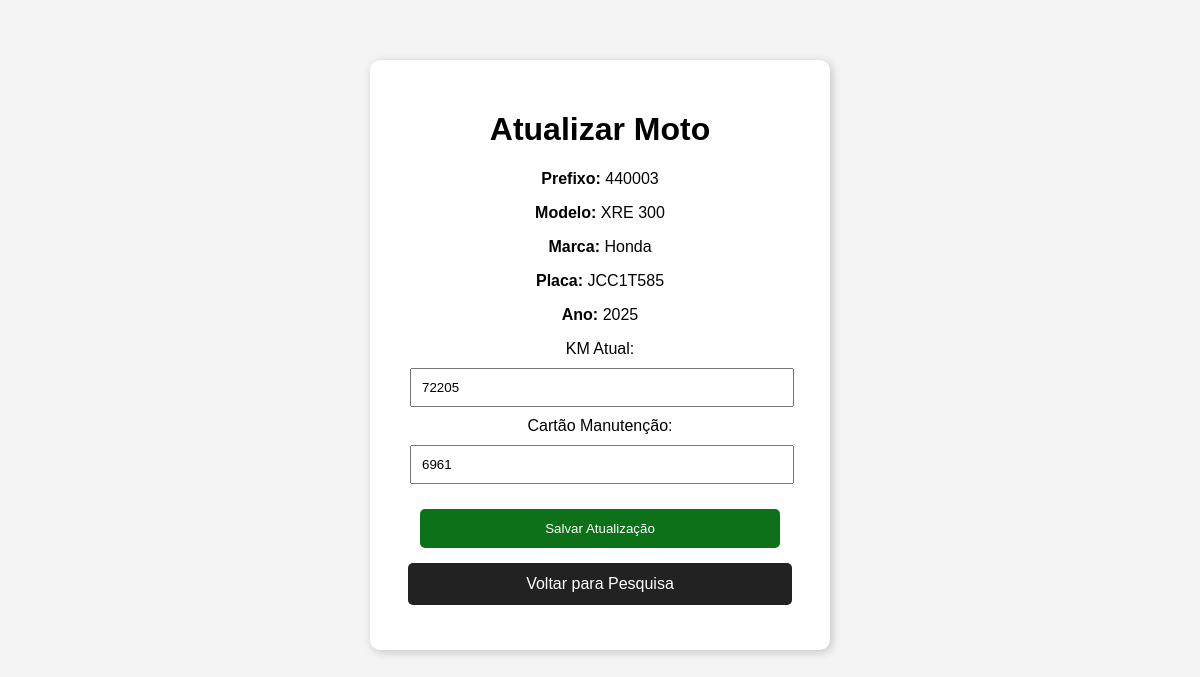
The app's page /projeto_cadastro_viatura_php/php/atualizar_viatura.php?id=3 with its own data.
### tables this page shows
CREATE TABLE IF NOT EXISTS viaturas (
    id_vtr INT AUTO_INCREMENT PRIMARY KEY,
    prefixo_vtr VARCHAR(10) NOT NULL UNIQUE,
    modelo_vtr VARCHAR(50) NOT NULL,
    marca_vtr VARCHAR(50),
    placa_vtr VARCHAR(8) NOT NULL UNIQUE,
    ano_modelo YEAR,
    km_atual INT DEFAULT 0,
    cartao_manutencao VARCHAR(16),

    situacao_cautela VARCHAR(20) DEFAULT 'SEM_CAUTELA',
    situacao_operacional VARCHAR(20) DEFAULT 'DISPONIVEL',

    observacao TEXT
);

### projeto_cadastro_viatura_php/php/atualizar_viatura.php (the view, shortened to what this page needs)
<?php
$conn = new mysqli("localhost", "root", "", "cadastro_viatura_rotam");
$id = $_GET['id'];
$sql = "SELECT * FROM viaturas WHERE id_vtr = '$id'";
$resultado = $conn->query($sql);
$viatura = $resultado->fetch_assoc();
?>
<!DOCTYPE html>
<html lang="pt-br">
<head>
</head>
<body>
    <div class="box">
        <h1>Atualizar Moto</h1>
        <p><strong>Prefixo:</strong> <?php echo $viatura['prefixo_vtr']; ?></p>
        <p><strong>Modelo:</strong> <?php echo $viatura['modelo_vtr']; ?></p>
        <p><strong>Marca:</strong> <?php echo $viatura['marca_vtr']; ?></p>
        <p><strong>Placa:</strong> <?php echo $viatura['placa_vtr']; ?></p>
        <p><strong>Ano:</strong> <?php echo $viatura['ano_modelo']; ?></p>
        <form method="POST">
            <label>KM Atual:</label>
            <input type="number" name="km_atual" value="<?php echo $viatura['km_atual']; ?>" required>
            <label>Cartão Manutenção:</label>
            <input type="text" name="cartao_manutencao" value="<?php echo $viatura['cartao_manutencao']; ?>">
            <button type="submit">Salvar Atualização</button>
        </form>
        <a href="pesquisar_viatura.php">Voltar para Pesquisa</a>
    </div>
</body>
</html>

### projeto_cadastro_viatura_php/php/atualizar_viatura.php (style rules this page uses)
body { font-family: Arial, sans-serif; background-color: #f4f4f4; text-align: center; }
.box { background-color: white; width: 400px; margin: 60px auto; padding: 30px; border-radius: 10px; box-shadow: 2px 2px 10px rgba(0,0,0,0.2); }
input { width: 90%; padding: 10px; margin: 10px; }
button, a { display: block; width: 90%; margin: 15px auto; padding: 12px; border-radius: 5px; border: none; text-decoration: none; color: white; background-color: #222; cursor: pointer; }
button { background-color: #0d711a; }

### records on screen
viaturas: prefixo_vtr "440003", modelo_vtr "XRE 300", marca_vtr "Honda", placa_vtr "JCC1T585", ano_modelo "2025", km_atual "72205", cartao_manutencao "6961"
